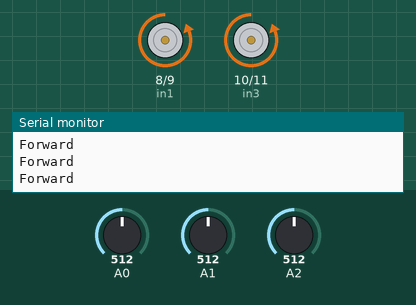
Bench run of a sketch on a simulated Arduino Uno, built with avr-gcc and run on an emulated ATmega328P. Shown: motor-driver pin pairs drawn as motors (green arrow = first pin HIGH = forward, orange = second pin HIGH = backward, longer = more drive), the last lines printed to the serial monitor. The test bench sets the inputs (shaded band); at power-on: A0 = 512, A1 = 512, A2 = 512.

Above: at 1.2 s.
1.3 s: A0 set to 209
4.3 s: A0 set to 181
At 5.0 s:
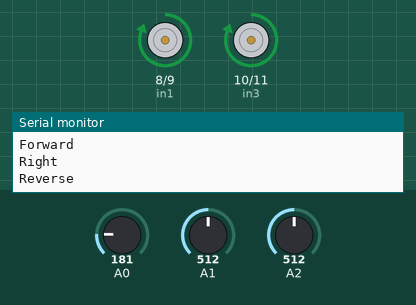
7.3 s: A0 set to 210
At 8.07 s:
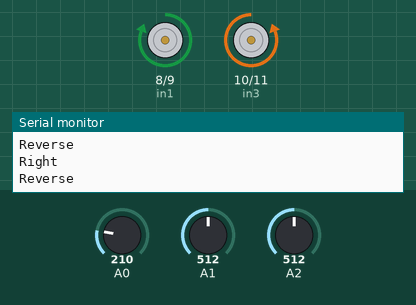
9.7 s: A1 set to 211
12.7 s: A1 set to 186
At 13.86 s:
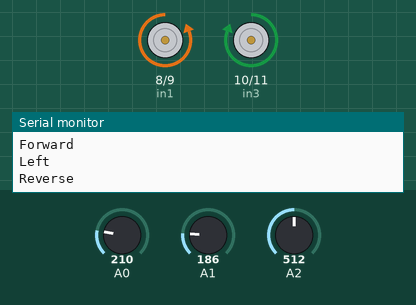
15.7 s: A0 set to 190
At 17.4 s:
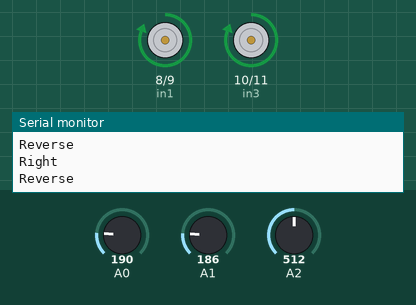
Timing chart, 0 to 19.7 s (numbered marks = the images above; inputs shaded):
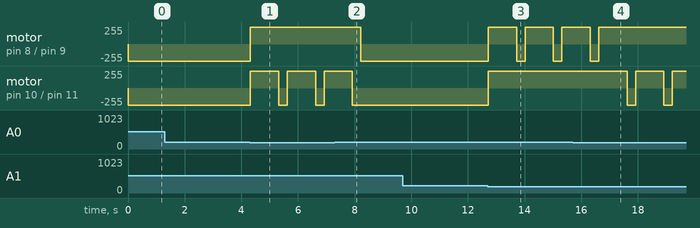

The sketch:

obstacle_avoider.ino
```cpp
// connect motor controller pins to Arduino digital pins
// motor A
int in1 = 8;
int in2 = 9;
// motor B
int in3 = 10;
int in4 = 11;

// IR sensors, left, right and centre
int LeftIR;
int RightIR;
int MiddleIR;

// Flag variables for the IR sensors
int LFlag;
int RFlag;
int MFlag;

void setup()
{
  // set all the motor control pins to outputs
  pinMode(in1, OUTPUT);
  pinMode(in2, OUTPUT);
  pinMode(in3, OUTPUT);
  pinMode(in4, OUTPUT);

  Serial.begin(9600);

  // turn on motor A
  digitalWrite(in1, LOW);
  digitalWrite(in2, HIGH);
  // turn on motor B
  digitalWrite(in3, LOW);
  digitalWrite(in4, HIGH);

}

void moveForward() //This function makes the robot move forward
{
  //turn on motor A
  Serial.println("Forward");
  digitalWrite(in1, LOW);
  digitalWrite(in2, HIGH);
  // turn on motor B
  digitalWrite(in3, LOW);
  digitalWrite(in4, HIGH);
}

void reverse() //This function moves the robot backwards
{
  //both motors go backwards
  Serial.println("Reverse");
  digitalWrite(in1, HIGH);
  digitalWrite(in2, LOW);
  digitalWrite(in3, HIGH);
  digitalWrite(in4, LOW);
  delay(1000);
}

void turnRight() //This function first reverses the robot and then moves right
{
  Serial.println("Right");
  // now change motor directions.
  //motor A is reversed, motor B is forwards
  reverse();
  digitalWrite(in1, HIGH);
  digitalWrite(in2, LOW);
  digitalWrite(in3, LOW);
  digitalWrite(in4, HIGH);
  delay(300);
}

void turnLeft()  //This function first reverses the robot and then moves left
{
  //motor B is reversed, motor A is forwards
  Serial.println("Left");
  reverse();
  digitalWrite(in1, LOW);
  digitalWrite(in2, HIGH);
  digitalWrite(in3, HIGH);
  digitalWrite(in4, LOW);
  delay(300);
}

void loop() //The main leep of the program
{
  //Reading analog data from the IR sensors
  LeftIR = analogRead(A0);
  MiddleIR = analogRead(A1);
  RightIR = analogRead(A2);

  if (LeftIR < 200)
  {
    LFlag = 1;
  }
  else
  {
    LFlag = 0;
  }

  if (RightIR < 200)
  {
    RFlag = 1;
  }
  else
  {
    RFlag = 0;
  }

  if (MiddleIR < 200)
  {
    MFlag = 1;
  }
  else
  {
    MFlag = 0;
  }

  if(LFlag == 1 || RFlag == 1 || MFlag == 1)
  {
    if (MFlag == 1)
    {
      if (LFlag == 1)
      {
        turnRight();
      }
      else if(RFlag == 1)
      {
        turnLeft();
      }
      else
      {
        turnLeft();
      }
    }

  else if(LFlag == 1)
  {
    turnRight();
  }
  else if(RFlag == 1)
  {
    turnLeft();
  }
  else
  {
    turnLeft();
  }
  }
  else
  {
    moveForward();
  }

}
```

Measured:
- the behaviour switches between 200 and 199 on A0 (found by bisection; images 0 and 1)
- the behaviour switches between 200 and 199 on A1 (found by bisection; images 2 and 3)
- after the input at 4.3 s, motor on pin 8 (in1) / pin 9 (in2): backward 255/255 → forward 255/255 at once; motor on pin 10 (in3) / pin 11 (in4): alternates forward 255/255 for 1.0 s and backward 255/255 for 0.30 s, starting at once
- after the input at 7.3 s, motor on pin 8 (in1) / pin 9 (in2): forward 255/255 → backward 255/255 after 0.92 s; motor on pin 10 (in3) / pin 11 (in4): goes on until 7.9 s, then stays backward 255/255
- after the input at 12.7 s, motor on pin 8 (in1) / pin 9 (in2): alternates forward 255/255 for 1.0 s and backward 255/255 for 0.30 s, starting at once; motor on pin 10 (in3) / pin 11 (in4): backward 255/255 → forward 255/255 at once
- after the input at 15.7 s, motor on pin 8 (in1) / pin 9 (in2): goes on until 16.6 s, then stays forward 255/255; motor on pin 10 (in3) / pin 11 (in4): alternates forward 255/255 for 1.0 s and backward 255/255 for 0.30 s, starting after 1.9 s
